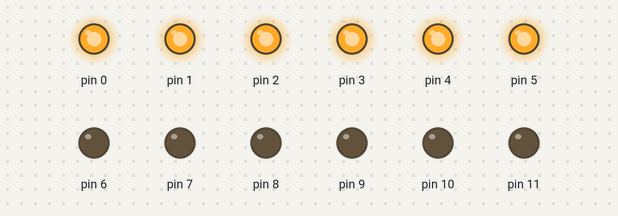
Recording of a sketch running on a simulated Arduino Uno, built with avr-gcc and run on an emulated ATmega328P. Shown: output pins drawn as LEDs (lit = HIGH).

Above: at 0.1 s.
Timing chart, 0 to 1.6 s (numbered marks = the images above):
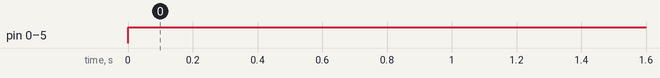

The sketch:

MatrizLed.ino
```cpp
//Jorge Azzulito Franco
//Enciende completamente una matriz LED 6x6
//Anodos en pines 0 - 5
//Catodos con resistencia 330 Ohms 6 - 11

void setup() {
  for(int i = 0; i < 12; i++){
    pinMode(i, OUTPUT);
  }
}

void loop(){

  for(int i = 0; i < 6; i++){
    digitalWrite(i, HIGH);
  }

  for(int i = 6; i < 12; i++){
    digitalWrite(i, LOW);
  }

  delay(100);
}
```

Measured:
- by itself, pin 0–5: LOW → HIGH at 0.00 s
